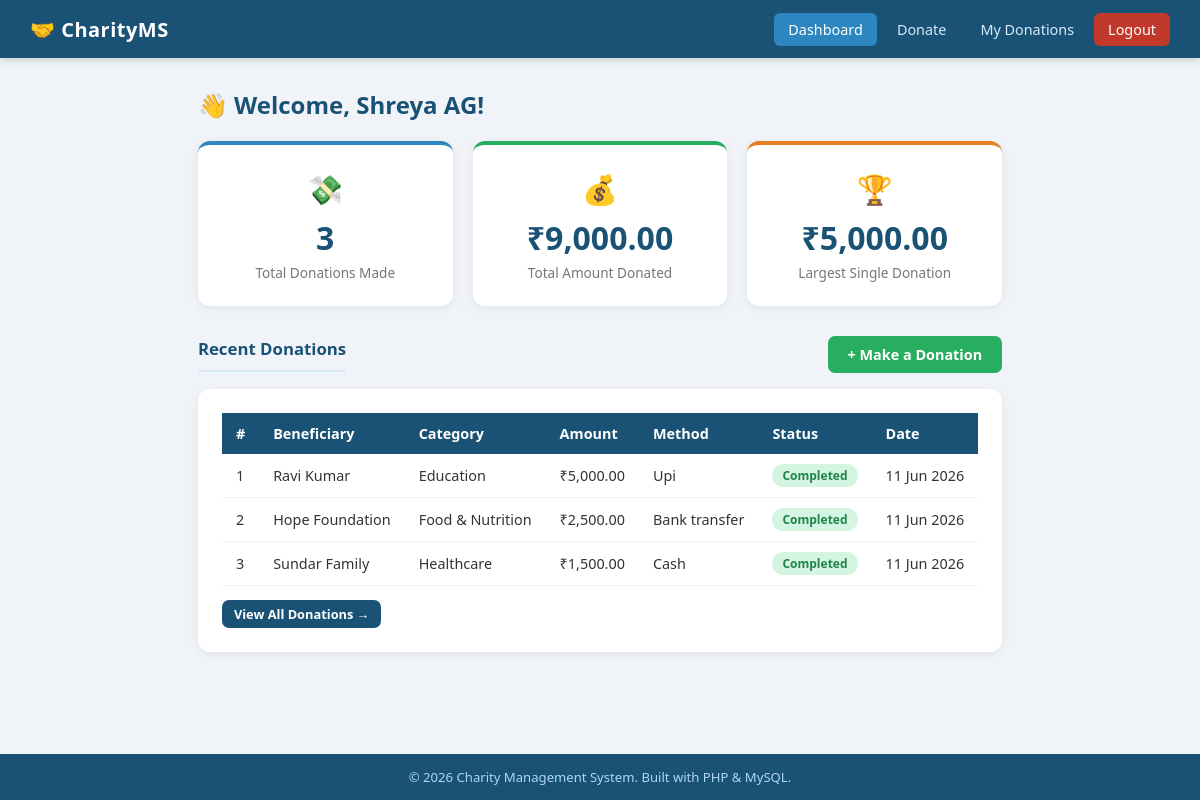
Page /donor/dashboard.php (signed in) on the committed database.
### tables this page shows
CREATE TABLE IF NOT EXISTS donations (
    id INT AUTO_INCREMENT PRIMARY KEY,
    donor_id INT NOT NULL,
    category_id INT,
    beneficiary_id INT,
    amount DECIMAL(10,2) NOT NULL,
    payment_method ENUM('cash','bank_transfer','upi','cheque') DEFAULT 'cash',
    status ENUM('pending','completed','cancelled') DEFAULT 'completed',
    note TEXT,
    donated_at TIMESTAMP DEFAULT CURRENT_TIMESTAMP,
    FOREIGN KEY (donor_id) REFERENCES donors(id) ON DELETE CASCADE,
    FOREIGN KEY (category_id) REFERENCES categories(id) ON DELETE SET NULL,
    FOREIGN KEY (beneficiary_id) REFERENCES beneficiaries(id) ON DELETE SET NULL
);

CREATE TABLE IF NOT EXISTS beneficiaries (
    id INT AUTO_INCREMENT PRIMARY KEY,
    name VARCHAR(100) NOT NULL,
    category ENUM('individual','family','organization') DEFAULT 'individual',
    description TEXT,
    contact VARCHAR(100),
    address TEXT,
    status ENUM('active','inactive') DEFAULT 'active',
    created_at TIMESTAMP DEFAULT CURRENT_TIMESTAMP
);

CREATE TABLE IF NOT EXISTS categories (
    id INT AUTO_INCREMENT PRIMARY KEY,
    name VARCHAR(100) NOT NULL,
    description TEXT
);

### includes/config.php (called while the page is built, shortened)
<?php
function formatCurrency($amount) {
    return '₹' . number_format($amount, 2);
}
?>

### donor/dashboard.php (the view, shortened to what this page needs)
<?php
require_once '../includes/config.php';
$donorId = $_SESSION['donor_id'];
$stats = $conn->query("
    SELECT COUNT(*) as total_donations,
           COALESCE(SUM(amount),0) as total_amount,
           COALESCE(MAX(amount),0) as largest
    FROM donations WHERE donor_id=$donorId AND status='completed'
")->fetch_assoc();
$recent = $conn->query("
    SELECT d.*, b.name as beneficiary_name, c.name as cat_name
    FROM donations d
    LEFT JOIN beneficiaries b ON d.beneficiary_id = b.id
    LEFT JOIN categories c ON d.category_id = c.id
    WHERE d.donor_id=$donorId
    ORDER BY d.donated_at DESC LIMIT 5
");
include '../includes/header.php';
?>
<div class="page-title">👋 Welcome, <?= htmlspecialchars($_SESSION['donor_name']) ?>!</div>
<div class="stats-grid">
    <div class="stat-card">
        <div class="stat-icon">💸</div>
        <div class="stat-number"><?= $stats['total_donations'] ?></div>
        <div class="stat-label">Total Donations Made</div>
    </div>
    <div class="stat-card green">
        <div class="stat-icon">💰</div>
        <div class="stat-number"><?= formatCurrency($stats['total_amount']) ?></div>
        <div class="stat-label">Total Amount Donated</div>
    </div>
    <div class="stat-card orange">
        <div class="stat-icon">🏆</div>
        <div class="stat-number"><?= formatCurrency($stats['largest']) ?></div>
        <div class="stat-label">Largest Single Donation</div>
    </div>
</div>
<div class="flex-between" style="margin-bottom:16px;">
    <div class="card-title" style="margin:0;">Recent Donations</div>
    <a href="/charity-management-system/donor/donate.php" class="btn btn-success">+ Make a Donation</a>
</div>
<div class="card">
    <div class="table-wrap">
        <table>
            <thead>
                <tr><th>#</th><th>Beneficiary</th><th>Category</th><th>Amount</th><th>Method</th><th>Status</th><th>Date</th></tr>
            </thead>
            <tbody>
                <?php while ($row = $recent->fetch_assoc()): ?>
                <tr>
                    <td><?= $row['id'] ?></td>
                    <td><?= htmlspecialchars($row['beneficiary_name'] ?? '—') ?></td>
                    <td><?= htmlspecialchars($row['cat_name'] ?? '—') ?></td>
                    <td><?= formatCurrency($row['amount']) ?></td>
                    <td><?= ucfirst(str_replace('_', ' ', $row['payment_method'])) ?></td>
                    <td>
                        <span class="badge badge-<?= $row['status'] === 'completed' ? 'success' : ($row['status'] === 'pending' ? 'warning' : 'danger') ?>">
                            <?= ucfirst($row['status']) ?>
                        </span>
                    </td>
                    <td><?= date('d M Y', strtotime($row['donated_at'])) ?></td>
                </tr>
                <?php endwhile; ?>
            </tbody>
        </table>
    </div>
    <div style="margin-top:14px;">
        <a href="/charity-management-system/donor/history.php" class="btn btn-primary btn-sm">View All Donations →</a>
    </div>
</div>
<?php include '../includes/footer.php'; ?>

### assets/css/style.css (style rules this page uses)
*, *::before, *::after { box-sizing: border-box; margin: 0; padding: 0; }
body { font-family: 'Segoe UI', Arial, sans-serif; background: #f0f4f8; color: #333; min-height: 100vh; display: flex; flex-direction: column; }
a { text-decoration: none; color: inherit; }
.stats-grid { display: grid; grid-template-columns: repeat(auto-fit, minmax(200px, 1fr)); gap: 20px; margin-bottom: 30px; }
.stat-card { background: #fff; border-radius: 12px; padding: 24px 20px; text-align: center; box-shadow: 0 2px 10px rgba(0,0,0,0.07); border-top: 4px solid #2e86c1; }
.stat-card.green { border-top-color: #27ae60; }
.stat-card.orange { border-top-color: #e67e22; }
.stat-card .stat-number { font-size: 2rem; font-weight: 700; color: #1a5276; }
.stat-card .stat-label { font-size: 0.85rem; color: #777; margin-top: 4px; }
.stat-card .stat-icon { font-size: 1.8rem; margin-bottom: 8px; }
.page-title { font-size: 1.5rem; font-weight: 700; color: #1a5276; margin-bottom: 20px; display: flex; align-items: center; gap: 10px; }
.card { background: #fff; border-radius: 12px; padding: 24px; box-shadow: 0 2px 10px rgba(0,0,0,0.07); margin-bottom: 24px; }
.card-title { font-size: 1.05rem; font-weight: 600; color: #1a5276; margin-bottom: 16px; padding-bottom: 10px; border-bottom: 2px solid #d6eaf8; }
.table-wrap { overflow-x: auto; }
table { width: 100%; border-collapse: collapse; font-size: 0.9rem; }
thead th { background: #1a5276; color: #fff; padding: 11px 14px; text-align: left; font-weight: 600; }
tbody tr { border-bottom: 1px solid #eaf2fb; }
tbody td { padding: 10px 14px; }
.btn { display: inline-block; padding: 9px 20px; border-radius: 7px; border: none; cursor: pointer; font-size: 0.9rem; font-weight: 600; font-family: inherit; transition: opacity 0.2s, transform 0.1s; }
.btn-primary { background: #1a5276; color: #fff; }
.btn-success { background: #27ae60; color: #fff; }
.btn-sm { padding: 5px 12px; font-size: 0.8rem; }
.badge { display: inline-block; padding: 3px 10px; border-radius: 20px; font-size: 0.75rem; font-weight: 600; }
.badge-success { background: #d5f5e3; color: #1e8449; }
.flex-between { display: flex; align-items: center; justify-content: space-between; flex-wrap: wrap; gap: 12px; }

### rows in the picture
donations: id "1", beneficiary.name "Ravi Kumar", category.name "Education", amount "₹5,000.00", payment_method "Upi", status "Completed", donated_at "11 Jun 2026"
donations: id "2", beneficiary.name "Hope Foundation", category.name "Food & Nutrition", amount "₹2,500.00", payment_method "Bank transfer", status "Completed", donated_at "11 Jun 2026"
donations: id "3", beneficiary.name "Sundar Family", category.name "Healthcare", amount "₹1,500.00", payment_method "Cash", status "Completed", donated_at "11 Jun 2026"

### other values in the picture
$_SESSION['donor_name'] "Shreya AG"
$stats['total_donations'] "3"
formatCurrency($stats['total_amount']) "₹9,000.00"
formatCurrency($stats['largest']) "₹5,000.00"
